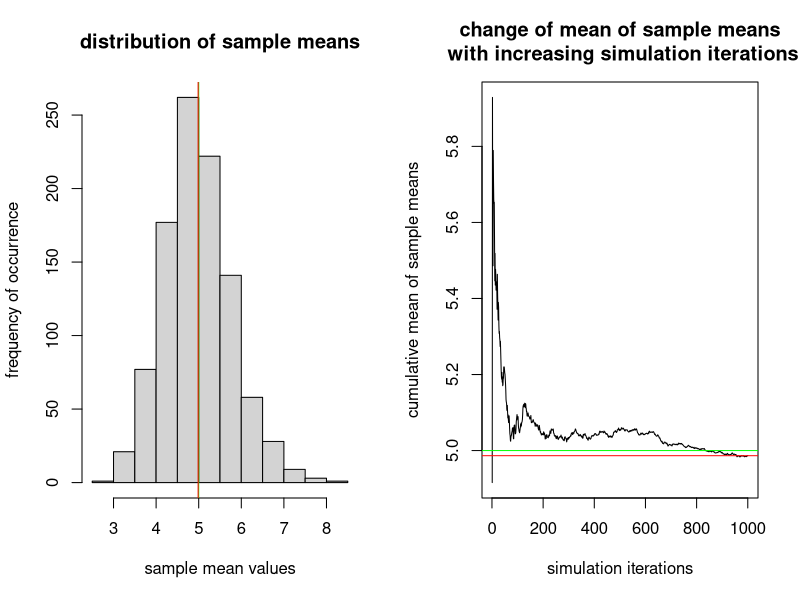
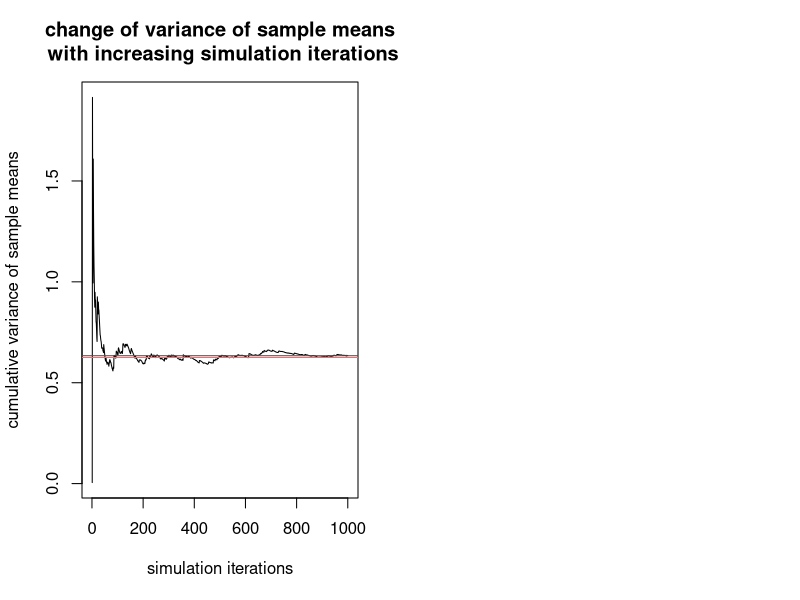
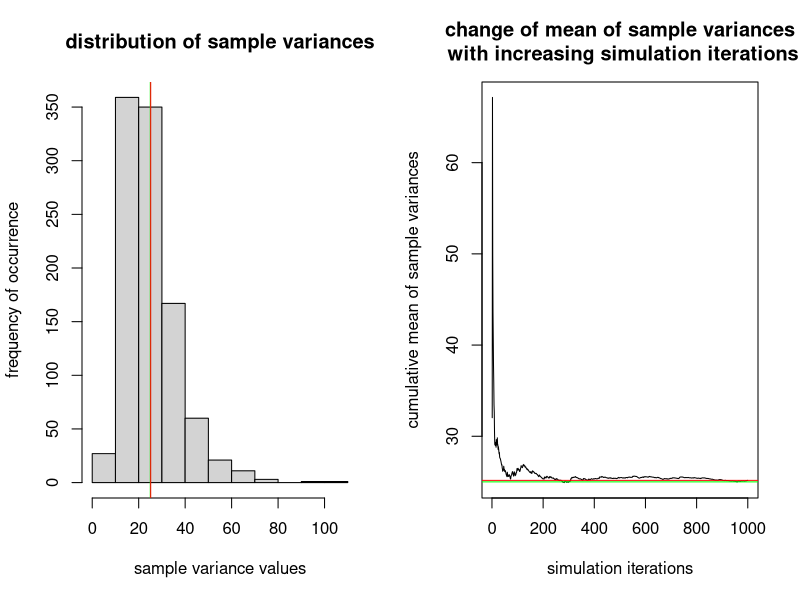
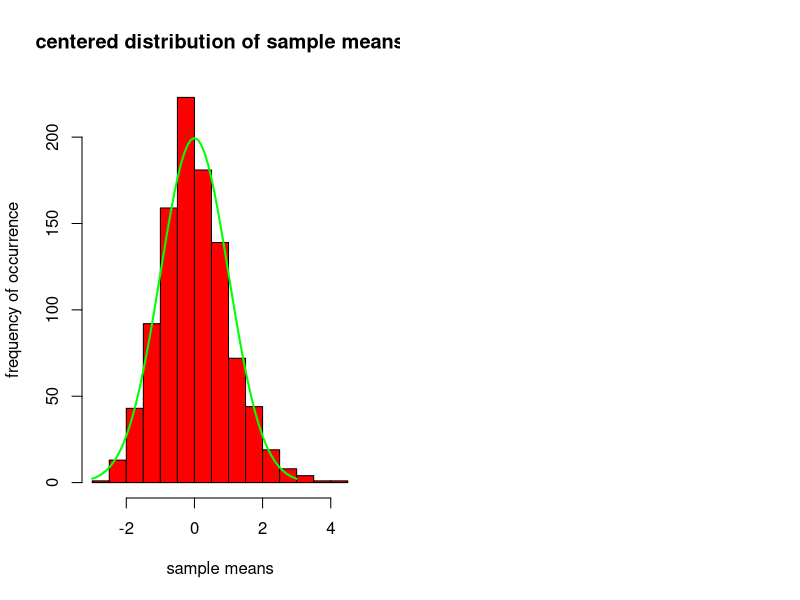

The R script that drew these images, in order:
## ---- chunk 1
set.seed(42)
lambda<-0.2
n<-40
numsamples<-1000
## ---- chunk 2
mns = NULL
vrs=NULL
theo_sd = 1/lambda
theo_m = 1/lambda
for (i in 1 : numsamples) {
  d=rexp(n,rate=lambda)
  mns = c(mns, mean(d))
  vrs = c(vrs, var(d))
}
## ---- chunk 3
mmns=mean(mns) #mean of sample means approx distr mean
m=cumsum(mns)/(1:length(mns)) #accumulated up to each simulation iteration
## ---- chunk 4
par(mfrow = c(1, 2)) 
hist(mns,xlab = "sample mean values", 
         ylab="frequency of occurrence",
         main="distribution of sample means")
abline(v = theo_m, col = "green")
abline(v = mmns, col = "red")
plot(m,ylab="cumulative mean of sample means", 
       xlab="simulation iterations",
       main="change of mean of sample means\n with increasing simulation iterations",
       type="n")
lines(m,type="l")
abline(h = theo_m, col = "green")
abline(h = mmns, col = "red")
## ---- chunk 5
# var of sample means
vmns=sum((mns-rep(mmns,length(mns)))^2)/(length(mns))
# cumulative var of sample means
vv=cumsum((mns-rep(mmns,length(mns)))^2)/(1:length(mns))
theo_vm=theo_sd^2/n  #approached by (sd/sqrt(n))^2
## ---- chunk 6
plot(vv,ylab="cumulative variance of sample means", 
       xlab="simulation iterations",
       main="change of variance of sample means\n with increasing simulation iterations",
       type="n")
lines(vv,type="l")
abline(h = theo_vm, col = "green")
abline(h = vmns, col = "red")
## ---- chunk 7
mvrs=mean(vrs) #mean of sample vars = distr var, sd=sqrt(mvrs)
v=sqrt(cumsum(vrs)/(1:length(vrs)))  # accumulated up to each simulation iteration
## ---- chunk 8
par(mfrow = c(1, 2)) 
hist(vrs,xlab = "sample variance values", 
         ylab="frequency of occurrence",
         main="distribution of sample variances")
abline(v = theo_sd^2, col = "green")
abline(v = mvrs, col = "red")
plot(v^2,ylab="cumulative mean of sample variances", 
       xlab="simulation iterations",
       main="change of mean of sample variances\n with increasing simulation iterations",
       type="n")
lines(v^2,type="l")
abline(h = theo_sd^2, col = "green")
abline(h = mvrs, col = "red")
## ---- chunk 9

#objective: (sample means - mean of sample means )/(sd of sample means) ~N(0,1)
h=hist((mns-rep(mmns))/sqrt(vmns),
         xlab = "sample means", 
         ylab="frequency of occurrence",
         main="centered distribution of sample means",
         col="red")
#overlay with scaled normal density curve
scale = max(h$counts/h$density)
x=seq(-3,3,.1)  
y=dnorm(x,0,1)
lines(x,y*scale,col="green",lwd=2)
